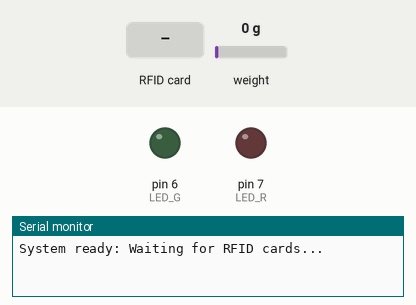
Bench run of a sketch on a simulated Arduino Uno, built with avr-gcc and run on an emulated ATmega328P. On the bench: output pins drawn as LEDs (lit = HIGH), the last lines printed to the serial monitor. The test bench sets the inputs (shaded band); at power-on: weight on the scale 0 g. Pins used as bus, display or sensor lines are not drawn.

Above: at 2.2 s.
2.3 s: RFID card 5E 7A 19 C4 held to the reader
At 3.5 s:
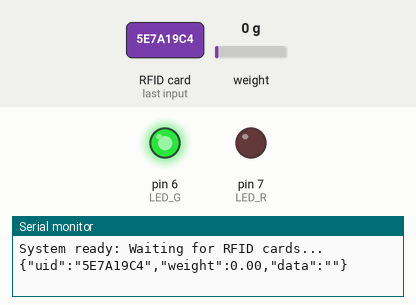
Timing chart, 0 to 5.3 s (numbered marks = the images above; inputs shaded):
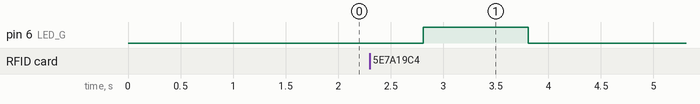

The sketch:

arduino_rfid_sensor.ino
```cpp
#include <SPI.h>
#include <MFRC522.h>
#include <HX711.h>
#define SS_PIN 10
#define RST_PIN 9
#define LED_G 6
#define LED_R 7

MFRC522 mfrc522(SS_PIN, RST_PIN);
MFRC522::MIFARE_Key key;
MFRC522::StatusCode status;
HX711 scale;
float calibration_factor = 215.0;

// Initialisation de la balance (si utilisée)
float weight_grams = 0;

void setup() {
  Serial.begin(9600);
  SPI.begin();
  mfrc522.PCD_Init();

  pinMode(LED_G, OUTPUT);
  pinMode(LED_R, OUTPUT);

  scale.begin(5, 4);
  scale.set_scale(calibration_factor);
  scale.tare();  // Réinitialiser la balance à 0

  // Préparer la clé pour authentification
  for (byte i = 0; i < 6; i++) {
    key.keyByte[i] = 0xFF;  // Clé par défaut
  }

  Serial.println("System ready: Waiting for RFID cards...");
}

void loop() {

   updateWeight();
  // Détection automatique des cartes
  if (mfrc522.PICC_IsNewCardPresent() && mfrc522.PICC_ReadCardSerial()) {
    // Obtenir l'UID
    String uid = "";
    for (byte i = 0; i < mfrc522.uid.size; i++) {
      uid += (mfrc522.uid.uidByte[i] < 0x10 ? "0" : "");
      uid += String(mfrc522.uid.uidByte[i], HEX);
    }
    uid.toUpperCase();

    // Lire les données de la carte
    String data = readCardData();

    // Envoyer au format JSON via port série
    Serial.print("{\"uid\":\"");
    Serial.print(uid);
    Serial.print("\",\"weight\":");
    Serial.print(weight_grams);
    Serial.print(",\"data\":\"");
    Serial.print(data);
    Serial.println("\"}");

    // LED verte pour confirmer
    digitalWrite(LED_G, HIGH);
    delay(1000);
    digitalWrite(LED_G, LOW);

    // Terminer l'opération PICC
    mfrc522.PICC_HaltA();
    mfrc522.PCD_StopCrypto1();
  }

  delay(100); // Petite pause pour économiser les ressources
}

void updateWeight() {
  weight_grams = scale.get_units(5);  // Moyenne sur 5 lectures pour plus de stabilité
  if (weight_grams < 0) {
    weight_grams = 0.00;
  }
}
String readCardData() {
  byte blockAddr = 4;
  status = mfrc522.PCD_Authenticate(MFRC522::PICC_CMD_MF_AUTH_KEY_A, blockAddr, &key, &(mfrc522.uid));

  if (status != MFRC522::STATUS_OK) {
    return "AUTH_ERROR";
  }

  byte buffer[18];
  byte size = sizeof(buffer);
  status = mfrc522.MIFARE_Read(blockAddr, buffer, &size);

  if (status != MFRC522::STATUS_OK) {
    return "READ_ERROR";
  }

  // Convertir en chaîne
  String data = "";
  for (byte i = 0; i < 16 && buffer[i] != 0; i++) {
    data += (char)buffer[i];
  }

  return data;
}
```

Measured:
- after the input at 2.3 s, pin 6 (LED_G): LOW → HIGH after 0.51 s, → LOW 1.0 s later
